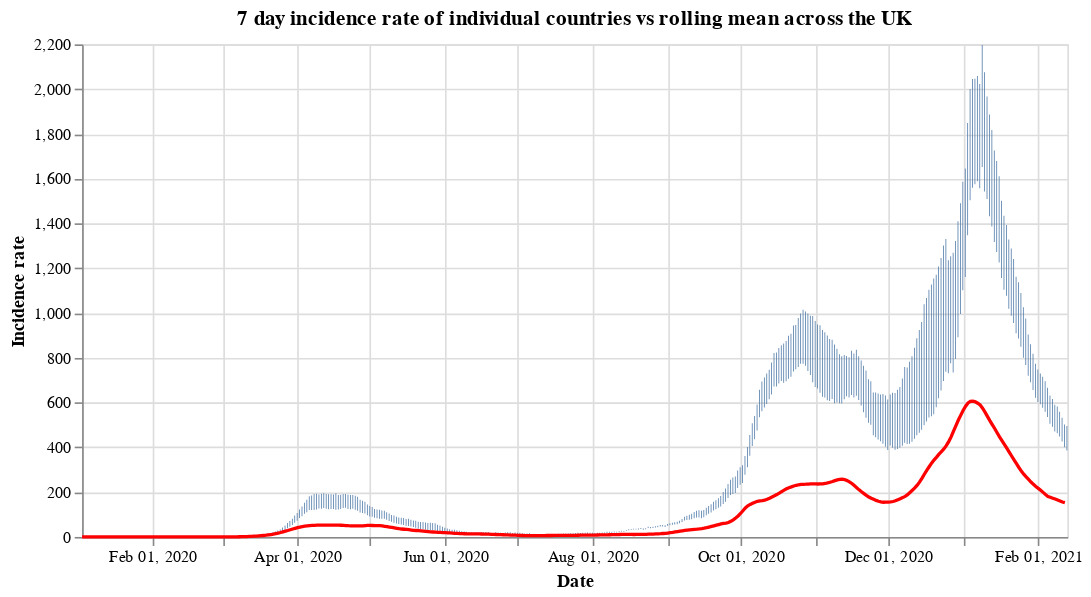

The code cell stored with this chart in its notebook:
### Code cell
#collapse
countries = uk_cases['areaName'].unique()
countries.sort()

selection = alt.selection_single(
    name='Select',
    fields=['areaName'],
    init={'areaName': 'Wales'},
    bind={'areaName': alt.binding_select(options=countries)}
)

# scatter plot, modify opacity based on selection
bars = alt.Chart(uk_cases).mark_bar().add_selection(
    selection
).encode(
    x=alt.X("yearmonthdate(date):T", axis=alt.Axis(title='Date')),
    y=alt.Y("weeklyCasesRate:Q", axis=alt.Axis(title='Incidence rate')),
    tooltip='weeklyCasesRate:Q',
    opacity=alt.condition(selection, alt.value(1), alt.value(0))
).properties(title=f'7 day incidence rate of individual countries vs rolling mean across the UK', width=600)

line = alt.Chart(overview_cases).mark_line(
    color='red',
    size=2,
).transform_window(
    rolling_mean='mean(weeklyCasesRate)',
    frame=[0, 7]
).encode(
    x='yearmonthdate(date):T',
    y='rolling_mean:Q'
)

alt.layer(bars, line)

### Figure 1 — Vega-Lite specification as saved in the notebook (floating-point values rounded to 4 significant figures; data arrays with more than 128 entries replaced by an {"elided": "..."} marker saying what was removed)
{"config": {"view": {"continuousWidth": 400, "continuousHeight": 300}}, "layer": [{"data": {"name": "data-8d65d910f2a6deaadf6fb11698a5b2ec"}, "mark": "bar", "encoding": {"opacity": {"condition": {"value": 1, "selection": "Select"}, "value": 0}, "tooltip": {"type": "quantitative", "field": "weeklyCasesRate"}, "x": {"type": "temporal", "axis": {"title": "Date"}, "field": "date", "timeUnit": "yearmonthdate"}, "y": {"type": "quantitative", "axis": {"title": "Incidence rate"}, "field": "weeklyCasesRate"}}, "selection": {"Select": {"type": "single", "fields": ["areaName"], "init": {"areaName": "Wales"}, "bind": {"areaName": {"input": "select", "options": ["England", "Northern Ireland", "Scotland", "Wales"]}}}}, "title": "7 day incidence rate of individual countries vs rolling mean across the UK", "width": 600}, {"data": {"name": "data-9efec165fa6e11ec6ed36ce3138d92e3"}, "mark": {"type": "line", "color": "red", "size": 2}, "encoding": {"x": {"type": "temporal", "field": "date", "timeUnit": "yearmonthdate"}, "y": {"type": "quantitative", "field": "rolling_mean"}}, "transform": [{"window": [{"op": "mean", "field": "weeklyCasesRate", "as": "rolling_mean"}], "frame": [0, 7]}]}], "$schema": "https://vega.github.io/schema/vega-lite/v4.8.1.json", "datasets": {"data-8d65d910f2a6deaadf6fb11698a5b2ec": {"elided": "1628 records"}, "data-9efec165fa6e11ec6ed36ce3138d92e3": {"elided": "407 records"}}}
